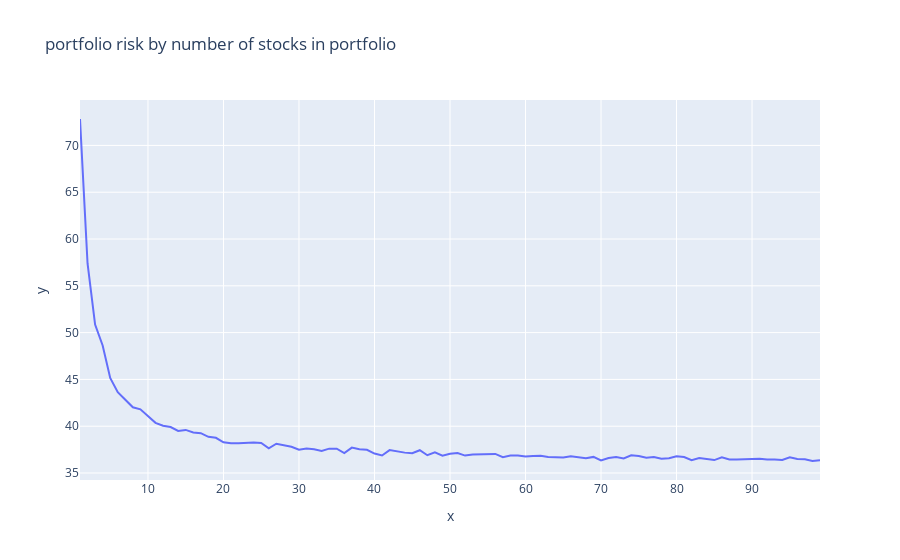

Here is the notebook cell this chart was saved with:
### Code cell
px.line(x = range(1, 100), y = risk, title='portfolio risk by number of stocks in portfolio')

### Figure 1 — Plotly figure (JSON) as saved in the notebook; plotly's stock layout.template omitted (floating-point values rounded to 4 significant figures)
{"data": [{"hovertemplate": "x=%{x}<br>y=%{y}<extra></extra>", "legendgroup": "", "line": {"color": "#636efa", "dash": "solid"}, "marker": {"symbol": "circle"}, "mode": "lines", "name": "", "orientation": "v", "showlegend": false, "type": "scatter", "x": [1, 2, 3, 4, 5, 6, 7, 8, 9, 10, 11, 12, 13, 14, 15, 16, 17, 18, 19, 20, 21, 22, 23, 24, 25, 26, 27, 28, 29, 30, 31, 32, 33, 34, 35, 36, 37, 38, 39, 40, 41, 42, 43, 44, 45, 46, 47, 48, 49, 50, 51, 52, 53, 54, 55, 56, 57, 58, 59, 60, 61, 62, 63, 64, 65, 66, 67, 68, 69, 70, 71, 72, 73, 74, 75, 76, 77, 78, 79, 80, 81, 82, 83, 84, 85, 86, 87, 88, 89, 90, 91, 92, 93, 94, 95, 96, 97, 98, 99], "xaxis": "x", "y": [72.82, 57.39, 50.86, 48.63, 45.16, 43.64, 42.83, 42.02, 41.8, 41.09, 40.36, 40.06, 39.91, 39.49, 39.6, 39.33, 39.25, 38.86, 38.76, 38.28, 38.18, 38.17, 38.25, 38.27, 38.21, 37.64, 38.13, 37.97, 37.81, 37.48, 37.61, 37.53, 37.35, 37.6, 37.6, 37.13, 37.72, 37.54, 37.47, 37.08, 36.87, 37.45, 37.27, 37.18, 37.11, 37.43, 36.9, 37.21, 36.84, 37.06, 37.13, 36.86, 36.98, 37.0, 36.96, 37.04, 36.68, 36.86, 36.88, 36.76, 36.83, 36.84, 36.72, 36.69, 36.65, 36.8, 36.69, 36.58, 36.72, 36.34, 36.6, 36.71, 36.56, 36.89, 36.82, 36.63, 36.71, 36.53, 36.58, 36.79, 36.7, 36.38, 36.6, 36.49, 36.38, 36.67, 36.45, 36.43, 36.5, 36.49, 36.52, 36.44, 36.44, 36.4, 36.68, 36.5, 36.46, 36.28, 36.36], "yaxis": "y"}], "layout": {"legend": {"tracegroupgap": 0}, "title": {"text": "portfolio risk by number of stocks in portfolio"}, "xaxis": {"anchor": "y", "domain": [0, 1], "title": {"text": "x"}}, "yaxis": {"anchor": "x", "domain": [0, 1], "title": {"text": "y"}}}}
